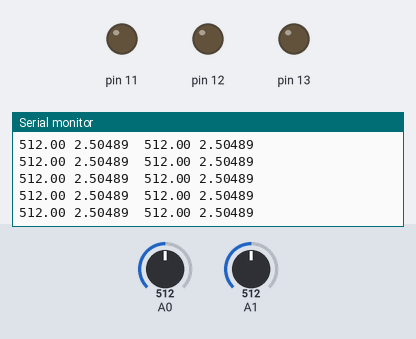
Bench run of a sketch on a simulated Arduino Uno, built with avr-gcc and run on an emulated ATmega328P. Parts: output pins drawn as LEDs (lit = HIGH), the last lines printed to the serial monitor. The inputs (shaded band) are chosen by the test bench; at power-on: A0 = 512, A1 = 512.

Above: at 1.2 s.
1.3 s: A0 set to 984
At 2.4 s:
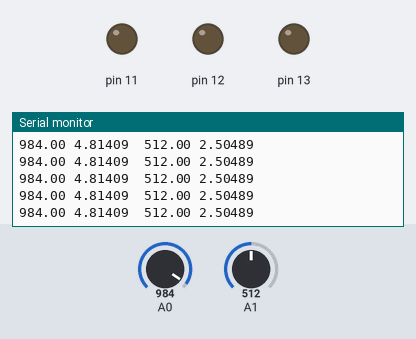
4.3 s: A0 set to 1011
At 4.9 s:
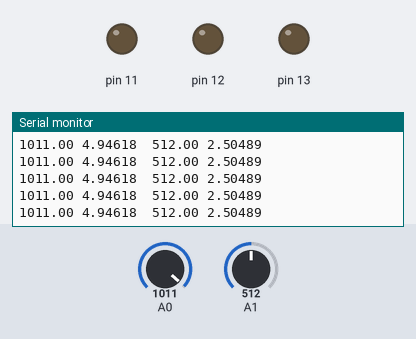
Timing chart, 0 to 7.3 s (numbered marks = the images above; inputs shaded):
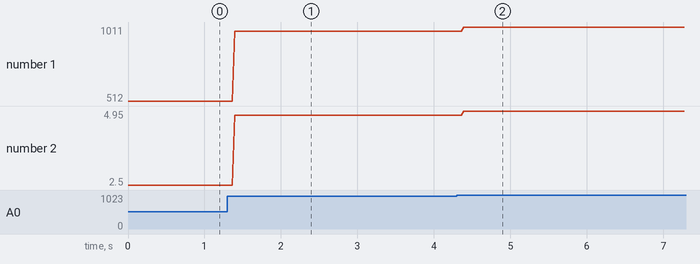

The sketch:

6.ino
```cpp
float pot1;
float volt1;
float pot2;
float volt2;

void setup() {
  Serial.begin(9600);
  pinMode(13, OUTPUT);
  pinMode(12, OUTPUT);
  pinMode(11, OUTPUT);
}

void loop() {
  pot1 = analogRead(A0);

  volt1 = pot1 * 5 / 1022;

  pot2 = analogRead(A1);

  volt2 = pot2 * 5 / 1022;

  Serial.print(pot1);
  Serial.print(" ");
  Serial.print(volt1, 5);
  Serial.print(" ");
  Serial.print(" ");
  Serial.print(pot2);
  Serial.print(" ");
  Serial.println(volt2, 5);
}
```

Measured:
- after the input at 1.3 s, the serial monitor: prints a new line after 0.10 s (image 1)
- after the input at 4.3 s, the serial monitor: prints a new line after 0.09 s (image 2)
- plotted number 1: 512 → 984 after the input at 1.3 s, 984 → 1011 after the input at 4.3 s
- plotted number 2: 2.5 → 4.81 after the input at 1.3 s, 4.81 → 4.95 after the input at 4.3 s
